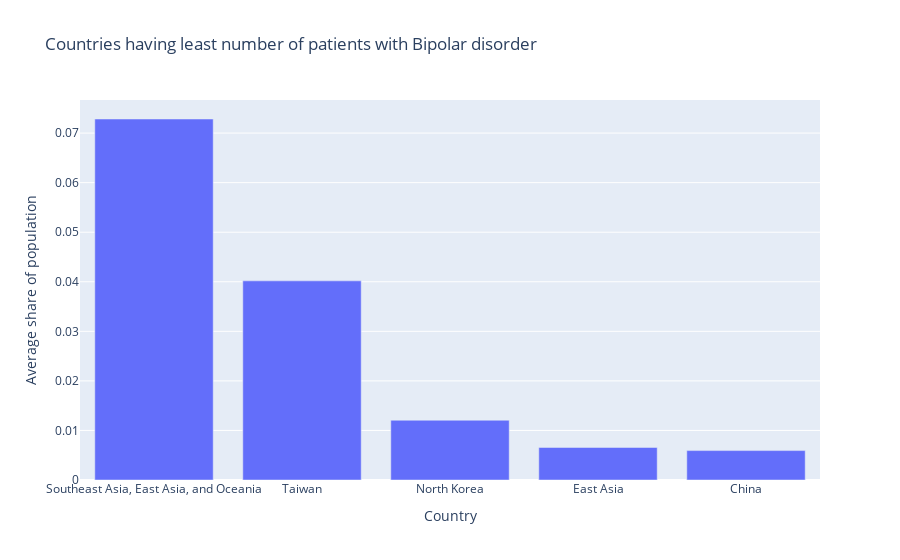

The code cell stored with this chart in its notebook:
### Code cell
df_Bipolar = Normalize.sort_values(by="Bipolar", ascending=False)
plt.figure(figsize=(10,7))
fig = px.bar(df_Bipolar.tail(), x='Entity', y='Bipolar',
             title='Countries having least number of patients with Bipolar disorder',
             labels={'Entity': 'Country', 'Bipolar': 'Average share of population'})
fig.show()

### Figure 1 — Plotly figure (JSON) as saved in the notebook; plotly's stock layout.template omitted (floating-point values rounded to 4 significant figures)
{"data": [{"alignmentgroup": "True", "hovertemplate": "Country=%{x}<br>Average share of population=%{y}<extra></extra>", "legendgroup": "", "marker": {"color": "#636efa", "pattern": {"shape": ""}}, "name": "", "offsetgroup": "", "orientation": "v", "showlegend": false, "textposition": "auto", "type": "bar", "x": ["Southeast Asia, East Asia, and Oceania", "Taiwan", "North Korea", "East Asia", "China"], "xaxis": "x", "y": [0.07284, 0.04018, 0.01206, 0.006566, 0.005936], "yaxis": "y"}], "layout": {"barmode": "relative", "legend": {"tracegroupgap": 0}, "title": {"text": "Countries having least number of patients with Bipolar disorder"}, "xaxis": {"anchor": "y", "domain": [0, 1], "title": {"text": "Country"}}, "yaxis": {"anchor": "x", "domain": [0, 1], "title": {"text": "Average share of population"}}}}
